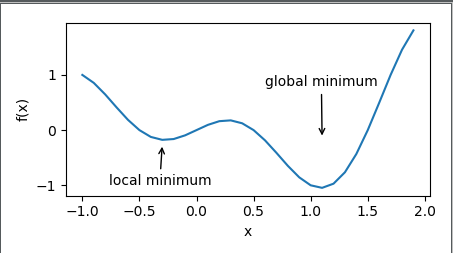

Generate this figure with Python:
from pystudy.nn_study.d2lzh import *
import numpy as np

"""
局部最小值
对于目标函数f(x)，如果f(x)在x上的值比在x邻近的其他点的值更小，那么f(x)可能是一个局部最小值（local minimum）。
全局最小值
如果f(x)在x上的值是目标函数在整个定义域上的最小值，那么f(x)是全局最小值（global minimum）

f(x)=x⋅cos(πx),−1.0≤x≤2.0,
"""
# 大致找出该函数的局部最小值和全局最小值的位置
def f(x):
    return x * np.cos(np.pi * x)

# 设置图形尺寸
set_figsize((4.5, 2.5))
x = np.arange(-1.0, 2.0, 0.1)
fig, = plt.plot(x, f(x))  # 逗号表示只取返回列表中的第一个元素
"""
 annotate用于在图形上给数据添加文本注解，而且支持带箭头的划线工具，方便我们在合适的位置添加描述信息
Axes.annotate(s, xy, *args, **kwargs)
---s：注释文本的内容
---xy：被注释的坐标点，二维元组形如(x,y)
---xytext：注释文本的坐标点，也是二维元组，默认与xy相同
---arrowprops：箭头的样式，dict（字典）型数据，如果该属性非空，则会在注释文本和被注释点之间画一个箭头。
参考：https://blog.csdn.net/leaf_zizi/article/details/82886755
"""
fig.axes.annotate('local minimum', xy=(-0.3, -0.25), xytext=(-0.77, -1.0), arrowprops=dict(arrowstyle='->'))
fig.axes.annotate('global minimum', xy=(1.1, -0.95), xytext=(0.6, 0.8), arrowprops=dict(arrowstyle='->'))
plt.xlabel('x')
plt.ylabel('f(x)')
plt.show()
